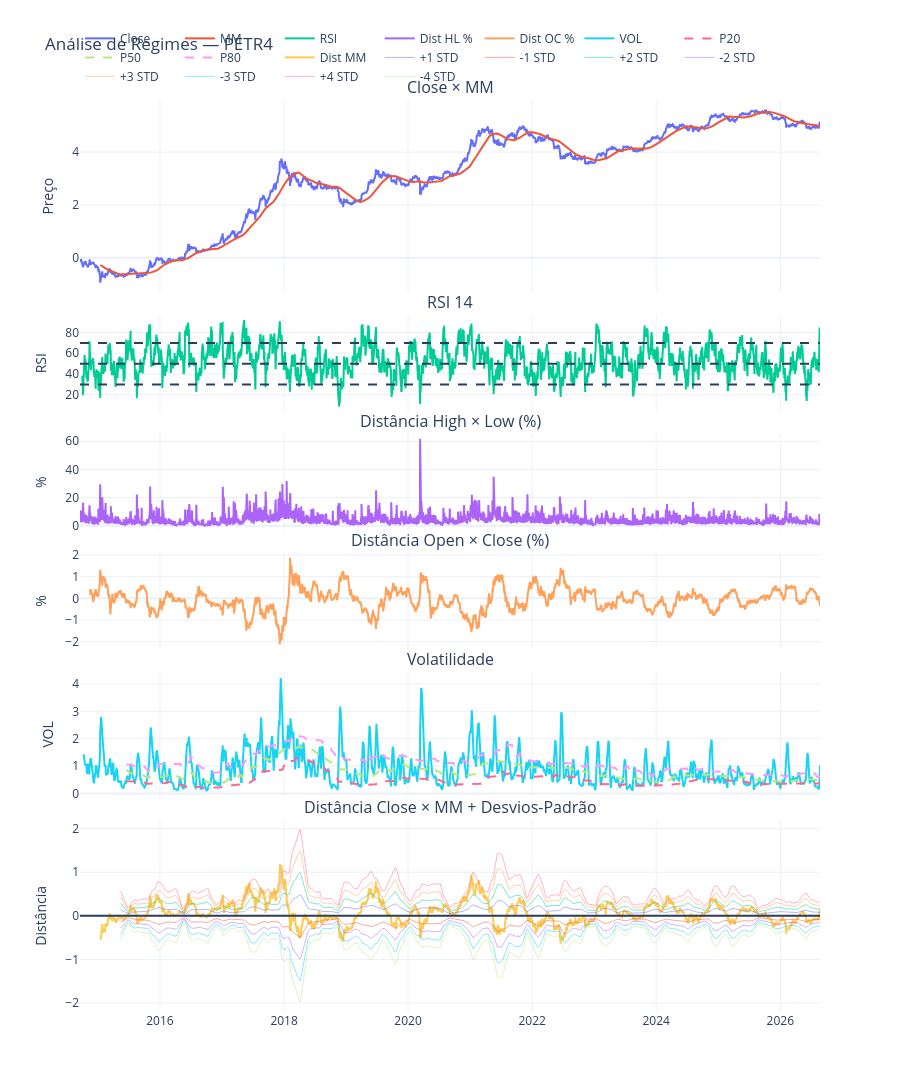

Notebook code cell kept with this figure:
### Code cell
import plotly.graph_objects as go
from plotly.subplots import make_subplots

fig = make_subplots(
    rows=6,
    cols=1,
    shared_xaxes=True,
    vertical_spacing=0.025,
    row_heights=[2, 1, 1, 1, 1.3, 2],
    subplot_titles=[
        "Close × MM",
        "RSI 14",
        "Distância High × Low (%)",
        "Distância Open × Close (%)",
        "Volatilidade",
        "Distância Close × MM + Desvios-Padrão"
    ]
)

# =========================================================
# PLOT 1 — CLOSE + MM
# =========================================================

fig.add_trace(
    go.Scatter(
        x=df.index,
        y=df["Close"],
        name="Close",
        mode="lines"
    ),
    row=1, col=1
)

fig.add_trace(
    go.Scatter(
        x=df.index,
        y=df["MM"],
        name="MM",
        mode="lines"
    ),
    row=1, col=1
)

# =========================================================
# PLOT 2 — RSI
# =========================================================

fig.add_trace(
    go.Scatter(
        x=df.index,
        y=df["RSI"],
        name="RSI",
        mode="lines"
    ),
    row=2, col=1
)

for nivel in [70, 50, 30]:
    fig.add_hline(
        y=nivel,
        line_dash="dash",
        row=2,
        col=1
    )

# =========================================================
# PLOT 3 — DIST HL
# =========================================================

fig.add_trace(
    go.Scatter(
        x=df.index,
        y=df["Dist_HL_pct"],
        name="Dist HL %",
        mode="lines"
    ),
    row=3, col=1
)

# =========================================================
# PLOT 4 — DIST OC
# =========================================================

fig.add_trace(
    go.Scatter(
        x=df.index,
        y=df["Dist_OC_pct"],
        name="Dist OC %",
        mode="lines"
    ),
    row=4, col=1
)

# =========================================================
# PLOT 5 — VOLATILIDADE
# =========================================================

for coluna, nome in [
    ("VOL", "VOL"),
    ("VOL_P20", "P20"),
    ("VOL_P50", "P50"),
    ("VOL_P80", "P80")
]:
    fig.add_trace(
        go.Scatter(
            x=df.index,
            y=df[coluna],
            name=nome,
            mode="lines",
            line=dict(
                dash="solid" if coluna == "VOL" else "dash"
            )
        ),
        row=5, col=1
    )

# =========================================================
# PLOT 6 — DIST MM + STD
# =========================================================

fig.add_trace(
    go.Scatter(
        x=df.index,
        y=df["Dist_MM"],
        name="Dist MM",
        mode="lines"
    ),
    row=6, col=1
)

for i in range(1, 5):

    fig.add_trace(
        go.Scatter(
            x=df.index,
            y=df[f"STD_{i}+"],
            name=f"+{i} STD",
            mode="lines",
            line=dict(width=0.5)
        ),
        row=6, col=1
    )

    fig.add_trace(
        go.Scatter(
            x=df.index,
            y=df[f"STD_{i}-"],
            name=f"-{i} STD",
            mode="lines",
            line=dict(width=0.5)
        ),
        row=6, col=1
    )

fig.add_hline(
    y=0,
    row=6,
    col=1
)

# =========================================================
# LAYOUT
# =========================================================

fig.update_layout(
    height=1400,
    template="plotly_white",
    hovermode="x unified",
    title="Análise de Regimes — PETR4",
    legend=dict(
        orientation="h",
        yanchor="bottom",
        y=1.01,
        xanchor="left",
        x=0
    )
)

fig.update_yaxes(title="Preço", row=1, col=1)
fig.update_yaxes(title="RSI", row=2, col=1)
fig.update_yaxes(title="%", row=3, col=1)
fig.update_yaxes(title="%", row=4, col=1)
fig.update_yaxes(title="VOL", row=5, col=1)
fig.update_yaxes(title="Distância", row=6, col=1)

fig.show()

### Figure 1 — Plotly figure (JSON) as saved in the notebook; plotly's stock layout.template omitted (floating-point values rounded to 4 significant figures; data arrays with more than 128 entries replaced by an {"elided": "..."} marker saying what was removed)
{"data": [{"mode": "lines", "name": "Close", "type": "scatter", "x": {"elided": "4358 str values"}, "xaxis": "x", "y": {"elided": "4358 float values"}, "yaxis": "y"}, {"mode": "lines", "name": "MM", "type": "scatter", "x": {"elided": "4358 str values"}, "xaxis": "x", "y": {"elided": "4358 float values"}, "yaxis": "y"}, {"mode": "lines", "name": "RSI", "type": "scatter", "x": {"elided": "4358 str values"}, "xaxis": "x2", "y": {"elided": "4358 float values"}, "yaxis": "y2"}, {"mode": "lines", "name": "Dist HL %", "type": "scatter", "x": {"elided": "4358 str values"}, "xaxis": "x3", "y": {"elided": "4358 float values"}, "yaxis": "y3"}, {"mode": "lines", "name": "Dist OC %", "type": "scatter", "x": {"elided": "4358 str values"}, "xaxis": "x4", "y": {"elided": "4358 float values"}, "yaxis": "y4"}, {"line": {"dash": "solid"}, "mode": "lines", "name": "VOL", "type": "scatter", "x": {"elided": "4358 str values"}, "xaxis": "x5", "y": {"elided": "4358 float values"}, "yaxis": "y5"}, {"line": {"dash": "dash"}, "mode": "lines", "name": "P20", "type": "scatter", "x": {"elided": "4358 str values"}, "xaxis": "x5", "y": {"elided": "4358 float values"}, "yaxis": "y5"}, {"line": {"dash": "dash"}, "mode": "lines", "name": "P50", "type": "scatter", "x": {"elided": "4358 str values"}, "xaxis": "x5", "y": {"elided": "4358 float values"}, "yaxis": "y5"}, {"line": {"dash": "dash"}, "mode": "lines", "name": "P80", "type": "scatter", "x": {"elided": "4358 str values"}, "xaxis": "x5", "y": {"elided": "4358 float values"}, "yaxis": "y5"}, {"mode": "lines", "name": "Dist MM", "type": "scatter", "x": {"elided": "4358 str values"}, "xaxis": "x6", "y": {"elided": "4358 float values"}, "yaxis": "y6"}, {"line": {"width": 0.5}, "mode": "lines", "name": "+1 STD", "type": "scatter", "x": {"elided": "4358 str values"}, "xaxis": "x6", "y": {"elided": "4358 float values"}, "yaxis": "y6"}, {"line": {"width": 0.5}, "mode": "lines", "name": "-1 STD", "type": "scatter", "x": {"elided": "4358 str values"}, "xaxis": "x6", "y": {"elided": "4358 float values"}, "yaxis": "y6"}, {"line": {"width": 0.5}, "mode": "lines", "name": "+2 STD", "type": "scatter", "x": {"elided": "4358 str values"}, "xaxis": "x6", "y": {"elided": "4358 float values"}, "yaxis": "y6"}, {"line": {"width": 0.5}, "mode": "lines", "name": "-2 STD", "type": "scatter", "x": {"elided": "4358 str values"}, "xaxis": "x6", "y": {"elided": "4358 float values"}, "yaxis": "y6"}, {"line": {"width": 0.5}, "mode": "lines", "name": "+3 STD", "type": "scatter", "x": {"elided": "4358 str values"}, "xaxis": "x6", "y": {"elided": "4358 float values"}, "yaxis": "y6"}, {"line": {"width": 0.5}, "mode": "lines", "name": "-3 STD", "type": "scatter", "x": {"elided": "4358 str values"}, "xaxis": "x6", "y": {"elided": "4358 float values"}, "yaxis": "y6"}, {"line": {"width": 0.5}, "mode": "lines", "name": "+4 STD", "type": "scatter", "x": {"elided": "4358 str values"}, "xaxis": "x6", "y": {"elided": "4358 float values"}, "yaxis": "y6"}, {"line": {"width": 0.5}, "mode": "lines", "name": "-4 STD", "type": "scatter", "x": {"elided": "4358 str values"}, "xaxis": "x6", "y": {"elided": "4358 float values"}, "yaxis": "y6"}], "layout": {"annotations": [{"font": {"size": 16}, "showarrow": false, "text": "Close × MM", "x": 0.5, "xanchor": "center", "xref": "paper", "y": 1.0, "yanchor": "bottom", "yref": "paper"}, {"font": {"size": 16}, "showarrow": false, "text": "RSI 14", "x": 0.5, "xanchor": "center", "xref": "paper", "y": 0.7642, "yanchor": "bottom", "yref": "paper"}, {"font": {"size": 16}, "showarrow": false, "text": "Distância High × Low (%)", "x": 0.5, "xanchor": "center", "xref": "paper", "y": 0.6337, "yanchor": "bottom", "yref": "paper"}, {"font": {"size": 16}, "showarrow": false, "text": "Distância Open × Close (%)", "x": 0.5, "xanchor": "center", "xref": "paper", "y": 0.5033, "yanchor": "bottom", "yref": "paper"}, {"font": {"size": 16}, "showarrow": false, "text": "Volatilidade", "x": 0.5, "xanchor": "center", "xref": "paper", "y": 0.3729, "yanchor": "bottom", "yref": "paper"}, {"font": {"size": 16}, "showarrow": false, "text": "Distância Close × MM + Desvios-Padrão", "x": 0.5, "xanchor": "center", "xref": "paper", "y": 0.2108, "yanchor": "bottom", "yref": "paper"}], "height": 1400, "hovermode": "x unified", "legend": {"orientation": "h", "x": 0, "xanchor": "left", "y": 1.01, "yanchor": "bottom"}, "shapes": [{"line": {"dash": "dash"}, "type": "line", "x0": 0, "x1": 1, "xref": "x2 domain", "y0": 70, "y1": 70, "yref": "y2"}, {"line": {"dash": "dash"}, "type": "line", "x0": 0, "x1": 1, "xref": "x2 domain", "y0": 50, "y1": 50, "yref": "y2"}, {"line": {"dash": "dash"}, "type": "line", "x0": 0, "x1": 1, "xref": "x2 domain", "y0": 30, "y1": 30, "yref": "y2"}, {"type": "line", "x0": 0, "x1": 1, "xref": "x6 domain", "y0": 0, "y1": 0, "yref": "y6"}], "title": {"text": "Análise de Regimes — PETR4"}, "xaxis": {"anchor": "y", "domain": [0, 1], "matches": "x6", "showticklabels": false}, "xaxis2": {"anchor": "y2", "domain": [0, 1], "matches": "x6", "showticklabels": false}, "xaxis3": {"anchor": "y3", "domain": [0, 1], "matches": "x6", "showticklabels": false}, "xaxis4": {"anchor": "y4", "domain": [0, 1], "matches": "x6", "showticklabels": false}, "xaxis5": {"anchor": "y5", "domain": [0, 1], "matches": "x6", "showticklabels": false}, "xaxis6": {"anchor": "y6", "domain": [0, 1]}, "yaxis": {"anchor": "x", "domain": [0.7892, 1.0], "title": {"text": "Preço"}}, "yaxis2": {"anchor": "x2", "domain": [0.6587, 0.7642], "title": {"text": "RSI"}}, "yaxis3": {"anchor": "x3", "domain": [0.5283, 0.6337], "title": {"text": "%"}}, "yaxis4": {"anchor": "x4", "domain": [0.3979, 0.5033], "title": {"text": "%"}}, "yaxis5": {"anchor": "x5", "domain": [0.2358, 0.3729], "title": {"text": "VOL"}}, "yaxis6": {"anchor": "x6", "domain": [0, 0.2108], "title": {"text": "Distância"}}}}
